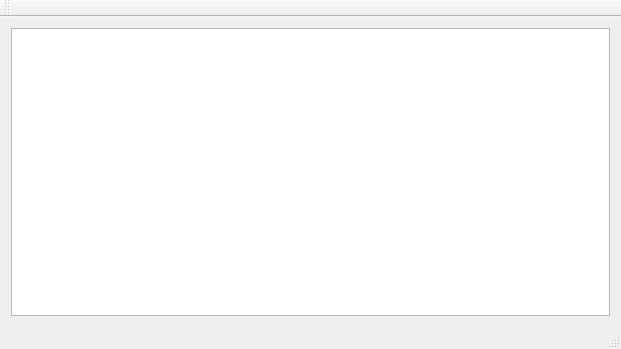
<?xml version="1.0" encoding="UTF-8"?>
<ui version="4.0">
 <class>Terminal</class>
 <widget class="QMainWindow" name="Terminal">
  <property name="geometry">
   <rect>
    <x>0</x>
    <y>0</y>
    <width>621</width>
    <height>349</height>
   </rect>
  </property>
  <property name="windowTitle">
   <string>Terminal</string>
  </property>
  <widget class="QWidget" name="centralWidget">
   <layout class="QVBoxLayout" name="verticalLayout">
    <item>
     <widget class="QTextEdit" name="textEdit">
      <property name="toolTipDuration">
       <number>2</number>
      </property>
     </widget>
    </item>
   </layout>
  </widget>
  <widget class="QMenuBar" name="menuBar">
   <property name="geometry">
    <rect>
     <x>0</x>
     <y>0</y>
     <width>621</width>
     <height>32</height>
    </rect>
   </property>
  </widget>
  <widget class="QToolBar" name="mainToolBar">
   <attribute name="toolBarArea">
    <enum>TopToolBarArea</enum>
   </attribute>
   <attribute name="toolBarBreak">
    <bool>false</bool>
   </attribute>
  </widget>
  <widget class="QStatusBar" name="statusBar"/>
 </widget>
 <layoutdefault spacing="6" margin="11"/>
 <resources/>
 <connections/>
</ui>
